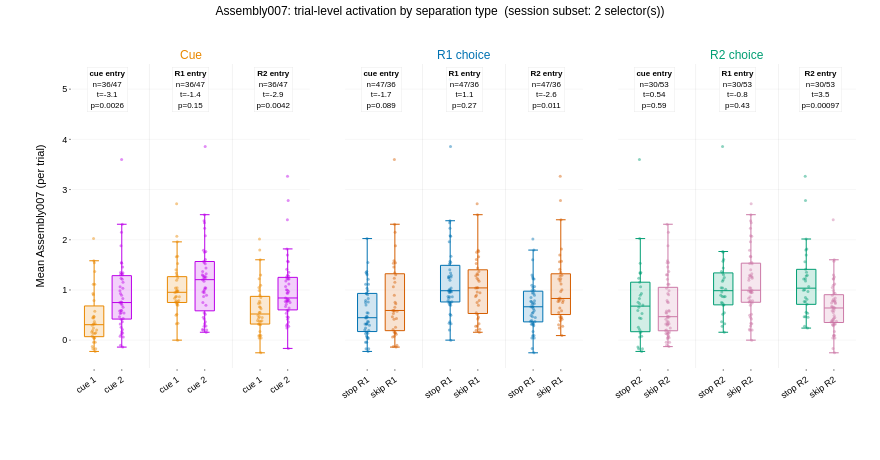

Notebook source saved alongside this figure:
### Code cell
# Pooled trial-level comparisons grouped by SEPARATION TYPE:
#   Col 1 = Cue (cue1 vs cue2)
#   Col 2 = R1 choice (stop_R1 vs skip_R1)
#   Col 3 = R2 choice (stop_R2 vs skip_R2)
# Within each column, three pairs of boxplots correspond to the three
# intervals (cue entry, R1 entry, R2 entry). The cue / R1 / R2 splits mirror
# the data-selection tools in the dash app (wrapper_EnsembleTrialwise.py).
# All trials with a valid cue are used; the expert restriction from cell 6 is
# NOT applied here because the choice_R1 / choice_R2 splits would be
# degenerate within the expert subset.

# Session subset: None (= all sessions) or a list of session-id prefixes / dates.
# e.g. ['2024-12-09', '2024-12-10'] picks both 2024-12-09_* and 2024-12-10_*
# e.g. ['2024-12-09_17-45_rYL006_P1100_LinearTrackStop_26min'] picks one full id
SESSION_SUBSET = ['2024-12-09', '2024-12-09']

# Display order (temporal): cue -> R1 -> R2.  Restricted to intervals present.
INTERVAL_ORDER = ['cue_entry_interval', 'R1_entry_interval', 'R2_entry_interval']
INTERVAL_SHORT = {
    'cue_entry_interval': 'cue entry',
    'R1_entry_interval':  'R1 entry',
    'R2_entry_interval':  'R2 entry',
}

SEPARATION_ORDER = ['cue', 'r1', 'r2']
SEPARATION_TITLES = {'cue': 'Cue', 'r1': 'R1 choice', 'r2': 'R2 choice'}
PAIR_GROUPS = {
    'cue': ('cue1', 'cue2'),
    'r1':  ('stop_R1', 'skip_R1'),
    'r2':  ('stop_R2', 'skip_R2'),
}
PAIR_GROUP_LABELS = {
    'cue': ('cue 1', 'cue 2'),
    'r1':  ('stop R1', 'skip R1'),
    'r2':  ('stop R2', 'skip R2'),
}
PAIR_COL_MAP = {'cue': 'cue_label', 'r1': 'r1_label', 'r2': 'r2_label'}
GROUP_COLORS = {
    ('cue', 'cue1'):    '#e98800',   # CUE_COL_MAP[1]  (orange)
    ('cue', 'cue2'):    '#bc00e9',   # CUE_COL_MAP[2]  (purple)
    ('r1',  'stop_R1'): '#0072B2',   # R1_CHOICE_CMAP stop  (blue)
    ('r1',  'skip_R1'): '#D55E00',   # R1_CHOICE_CMAP skip  (vermilion)
    ('r2',  'stop_R2'): '#009E73',   # R2_CHOICE_CMAP stop  (green)
    ('r2',  'skip_R2'): '#CC79A7',   # R2_CHOICE_CMAP skip  (pink)
}

def _prepare_all_trial_interval_means(t0_ens_, assembly_col, intervals):
    """Trial-level (session, trial, interval) mean of `assembly_col` over all
    valid-cue trials. No expert filter, so the choice_R1 / choice_R2 splits
    carry actual variance.
    """
    df = t0_ens_.copy()
    if isinstance(df.index, pd.MultiIndex) or df.index.name is not None:
        df = df.reset_index()
    df = df[df['interval_name'].isin(intervals)].copy()
    df['cue'] = pd.to_numeric(df['cue'], errors='coerce')
    df = df[df['cue'].isin([1, 2])]
    df = df[df[assembly_col].notna()]
    df['cue_label'] = df['cue'].map({1.0: 'cue1', 2.0: 'cue2'})
    df['r1_label'] = np.where(df['choice_R1'].eq(True), 'stop_R1', 'skip_R1')
    df['r2_label'] = np.where(df['choice_R2'].eq(True), 'stop_R2', 'skip_R2')

    keys = ['session_id', 'trial_id', 'interval_name', 'cue', 'cue_label',
            'choice_R1', 'choice_R2', 'r1_label', 'r2_label']
    means = (df.groupby(keys, dropna=False, as_index=False)[assembly_col]
               .mean()
               .rename(columns={assembly_col: 'assembly_mean'}))
    return means

def _apply_session_subset(trial_means_df, subset):
    if not subset:
        return trial_means_df
    prefixes = [str(p) for p in subset]
    keep = trial_means_df['session_id'].astype(str).apply(
        lambda s: any(s.startswith(p) for p in prefixes)
    )
    return trial_means_df[keep].copy()

trial_means_all = _prepare_all_trial_interval_means(t0_ens, TARGET_ASSEMBLY, INTERVAL_ORDER)
trial_means_all = _apply_session_subset(trial_means_all, SESSION_SUBSET)
intervals_present = [iv for iv in INTERVAL_ORDER if iv in trial_means_all['interval_name'].unique()]
if not intervals_present:
    raise ValueError('No matching intervals after session subset filter.')

n_sessions_used = trial_means_all['session_id'].nunique()
print(f'Sessions used: {n_sessions_used}  |  trial-interval rows: {len(trial_means_all)}')
print(f'Display intervals: {intervals_present}')

# Per-column x-axis layout: 3 pairs (one per interval) at (1,2), (4,5), (7,8).
PAIR_X = [(1.0, 2.0), (4.0, 5.0), (7.0, 8.0)][:len(intervals_present)]
PAIR_CENTER = [float(np.mean(p)) for p in PAIR_X]
X_RANGE = (0.2, 8.8)

FIG_W = 880
FIG_H = 460
M_L, M_R, M_T, M_B = 72, 24, 64, 92

fig = make_subplots(
    rows=1, cols=len(SEPARATION_ORDER),
    shared_yaxes=True,
    horizontal_spacing=0.045,
    subplot_titles=[SEPARATION_TITLES[s] for s in SEPARATION_ORDER],
)

def _stats_text(a, b):
    if len(a) < 2 or len(b) < 2:
        return f'n={len(a)}/{len(b)}<br>n/a'
    res = stats.ttest_ind(a, b, equal_var=False, nan_policy='omit')
    t_stat = float(getattr(res, 'statistic', res[0]))
    p_val = float(getattr(res, 'pvalue', res[1]))
    return (f"n={len(a)}/{len(b)}<br>"
            f"t={t_stat:.2g}<br>"
            f"p={p_val:.2g}")

for col_idx, sep_key in enumerate(SEPARATION_ORDER, start=1):
    g_a, g_b = PAIR_GROUPS[sep_key]
    color_a = GROUP_COLORS[(sep_key, g_a)]
    color_b = GROUP_COLORS[(sep_key, g_b)]
    col_label = PAIR_COL_MAP[sep_key]
    label_a, label_b = PAIR_GROUP_LABELS[sep_key]

    for pair_i, interval in enumerate(intervals_present):
        x_a, x_b = PAIR_X[pair_i]
        sub_int = trial_means_all[trial_means_all['interval_name'] == interval]

        for x_pos, grp, color in ((x_a, g_a, color_a), (x_b, g_b, color_b)):
            vals = sub_int.loc[sub_int[col_label] == grp, 'assembly_mean'].dropna().to_numpy()
            fig.add_trace(
                go.Box(
                    y=vals,
                    x=np.full(len(vals), x_pos),
                    name=grp, legendgroup=grp, showlegend=False,
                    marker=dict(color=color, size=3.0, opacity=0.45, line=dict(width=0)),
                    line=dict(color=color, width=1.0),
                    fillcolor=f'rgba{(*px.colors.hex_to_rgb(color), 0.18)}',
                    boxpoints='all', jitter=0.30, pointpos=0.0, width=0.7,
                    hovertemplate=(f'{interval}<br>{grp}<br>'
                                   f'{TARGET_ASSEMBLY}: %{{y:.4f}}<extra></extra>'),
                ),
                row=1, col=col_idx,
            )

        # Annotation above each pair: interval name + n/t/p stats.
        a_vals = sub_int.loc[sub_int[col_label] == g_a, 'assembly_mean'].dropna().to_numpy()
        b_vals = sub_int.loc[sub_int[col_label] == g_b, 'assembly_mean'].dropna().to_numpy()
        ydom = 'y domain' if col_idx == 1 else f'y{col_idx} domain'
        xref = 'x' if col_idx == 1 else f'x{col_idx}'
        ann_text = f"<b>{INTERVAL_SHORT[interval]}</b><br>{_stats_text(a_vals, b_vals)}"
        fig.add_annotation(
            x=PAIR_CENTER[pair_i], xref=xref,
            y=0.99, yref=ydom,
            text=ann_text,
            showarrow=False, xanchor='center', yanchor='top', align='center',
            font=dict(family='Arial', size=8, color='black'),
            bgcolor='rgba(255,255,255,0.85)', bordercolor='rgba(0,0,0,0.10)', borderwidth=0.4, borderpad=2,
        )

    # x-axis: per-box tick labels — group labels (same per pair within this
    # separation), so the reader always sees which colour is which.
    tickvals = [x for pair in PAIR_X for x in pair]
    ticktext = [label_a, label_b] * len(PAIR_X)
    fig.update_xaxes(
        range=X_RANGE,
        tickmode='array',
        tickvals=tickvals,
        ticktext=ticktext,
        tickangle=-35,
        tickfont=dict(family='Arial', size=9, color='black'),
        showgrid=False, zeroline=False,
        ticks='outside', ticklen=2, tickwidth=0.6,
        row=1, col=col_idx,
    )
    # Faint vertical separators between intervals.
    for x_sep in (3.0, 6.0):
        fig.add_vline(x=x_sep, line=dict(color='rgba(0,0,0,0.10)', width=0.5),
                      row=1, col=col_idx)

# y-axis (shared): grid + title only on the leftmost subplot.
fig.update_yaxes(
    title=dict(text=f'Mean {TARGET_ASSEMBLY} (per trial)',
               font=dict(family='Arial', size=11, color='black')),
    tickfont=dict(family='Arial', size=9, color='black'),
    showgrid=True, gridcolor='rgba(0,0,0,0.07)', gridwidth=0.5,
    zeroline=False, ticks='outside', ticklen=2, tickwidth=0.6,
    row=1, col=1,
)
for col_idx in range(2, len(SEPARATION_ORDER) + 1):
    fig.update_yaxes(showgrid=True, gridcolor='rgba(0,0,0,0.07)', gridwidth=0.5,
                     zeroline=False, row=1, col=col_idx)

session_tag = (f'session subset: {len(SESSION_SUBSET)} selector(s)'
               if SESSION_SUBSET else f'all {n_sessions_used} sessions')
fig.update_layout(
    width=FIG_W, height=FIG_H,
    paper_bgcolor='white', plot_bgcolor='white',
    margin=dict(l=M_L, r=M_R, t=M_T, b=M_B),
    font=dict(family='Arial', size=10, color='black'),
    title=dict(
        text=f'{TARGET_ASSEMBLY}: trial-level activation by separation type  ({session_tag})',
        x=0.5, xanchor='center', y=0.985, yanchor='top',
        font=dict(family='Arial', size=12, color='black'),
    ),
    showlegend=False,
    boxmode='overlay',
)

# Colour subplot titles per separation (matches the dominant pair colour).
SEP_TITLE_COLORS = {
    'cue': GROUP_COLORS[('cue', 'cue1')],   # use the first group's colour as a hint
    'r1':  GROUP_COLORS[('r1',  'stop_R1')],
    'r2':  GROUP_COLORS[('r2',  'stop_R2')],
}
for ann, sep_key in zip(fig.layout.annotations[:len(SEPARATION_ORDER)], SEPARATION_ORDER):
    ann.font = dict(family='Arial', size=12, color=SEP_TITLE_COLORS[sep_key])

fig.show()

# EXPORT_DIR = os.path.join(os.getcwd(), 'figures_thesis_sam')
# os.makedirs(EXPORT_DIR, exist_ok=True)
# svg_path = os.path.join(EXPORT_DIR, f'ensemble_separation_boxplots_by_separation_{TARGET_ASSEMBLY}.svg')
# fig.write_image(svg_path, format='svg', width=FIG_W, height=FIG_H)
# print(f'Wrote {svg_path}')

### Figure 1 — Plotly figure (JSON) as saved in the notebook; plotly's stock layout.template omitted (floating-point values rounded to 4 significant figures)
{"data": [{"boxpoints": "all", "fillcolor": "rgba(233, 136, 0, 0.18)", "hovertemplate": "cue_entry_interval<br>cue1<br>Assembly007: %{y:.4f}<extra></extra>", "jitter": 0.3, "legendgroup": "cue1", "line": {"color": "#e98800", "width": 1}, "marker": {"color": "#e98800", "line": {"width": 0}, "opacity": 0.45, "size": 3}, "name": "cue1", "pointpos": 0, "showlegend": false, "type": "box", "width": 0.7, "x": [1.0, 1.0, 1.0, 1.0, 1.0, 1.0, 1.0, 1.0, 1.0, 1.0, 1.0, 1.0, 1.0, 1.0, 1.0, 1.0, 1.0, 1.0, 1.0, 1.0, 1.0, 1.0, 1.0, 1.0, 1.0, 1.0, 1.0, 1.0, 1.0, 1.0, 1.0, 1.0, 1.0, 1.0, 1.0, 1.0], "xaxis": "x", "y": [2.024, 0.4471, 1.369, 0.9047, 0.201, -0.172, 0.3263, 0.04583, 0.4673, 0.08105, 0.03119, 0.4768, 0.321, -0.04216, 0.1637, 1.115, 0.44, 0.2398, -0.04253, -0.1717, 0.1309, 0.3696, 0.7888, 0.5743, 1.543, 0.136, 0.0574, 0.1475, -0.2247, 0.1944, 1.581, 0.321, 0.2949, -0.1289, 0.9318, 1.112], "yaxis": "y"}, {"boxpoints": "all", "fillcolor": "rgba(188, 0, 233, 0.18)", "hovertemplate": "cue_entry_interval<br>cue2<br>Assembly007: %{y:.4f}<extra></extra>", "jitter": 0.3, "legendgroup": "cue2", "line": {"color": "#bc00e9", "width": 1}, "marker": {"color": "#bc00e9", "line": {"width": 0}, "opacity": 0.45, "size": 3}, "name": "cue2", "pointpos": 0, "showlegend": false, "type": "box", "width": 0.7, "x": [2.0, 2.0, 2.0, 2.0, 2.0, 2.0, 2.0, 2.0, 2.0, 2.0, 2.0, 2.0, 2.0, 2.0, 2.0, 2.0, 2.0, 2.0, 2.0, 2.0, 2.0, 2.0, 2.0, 2.0, 2.0, 2.0, 2.0, 2.0, 2.0, 2.0, 2.0, 2.0, 2.0, 2.0, 2.0, 2.0, 2.0, 2.0, 2.0, 2.0, 2.0, 2.0, 2.0, 2.0, 2.0, 2.0, 2.0], "xaxis": "x", "y": [1.213, 1.349, 0.7489, 1.33, 1.879, 0.1167, 0.3214, 0.3687, 0.5926, 1.066, 1.546, 1.302, 0.5785, 0.2563, 2.309, 1.304, 0.5426, 1.155, 0.8922, 0.9293, 0.7529, 0.7015, 0.5325, 0.4336, 0.8312, 0.21, 0.1681, 1.235, 0.1422, 0.9863, 1.531, 1.033, 1.344, 0.4667, 0.0621, 0.4155, 0.5464, 3.6, 0.07958, -0.1381, 0.6545, 0.5896, 0.7238, 0.762, 1.455, -0.09977, 2.151], "yaxis": "y"}, {"boxpoints": "all", "fillcolor": "rgba(233, 136, 0, 0.18)", "hovertemplate": "R1_entry_interval<br>cue1<br>Assembly007: %{y:.4f}<extra></extra>", "jitter": 0.3, "legendgroup": "cue1", "line": {"color": "#e98800", "width": 1}, "marker": {"color": "#e98800", "line": {"width": 0}, "opacity": 0.45, "size": 3}, "name": "cue1", "pointpos": 0, "showlegend": false, "type": "box", "width": 0.7, "x": [4.0, 4.0, 4.0, 4.0, 4.0, 4.0, 4.0, 4.0, 4.0, 4.0, 4.0, 4.0, 4.0, 4.0, 4.0, 4.0, 4.0, 4.0, 4.0, 4.0, 4.0, 4.0, 4.0, 4.0, 4.0, 4.0, 4.0, 4.0, 4.0, 4.0, 4.0, 4.0, 4.0, 4.0, 4.0, 4.0], "xaxis": "x", "y": [0.8681, 0.7588, 1.402, 0.3271, 0.9627, 0.7033, 0.9479, 1.239, 0.0003834, 0.9847, 0.4949, 1.291, 0.6972, 0.833, 0.9954, 1.04, 0.8623, 0.3391, 0.786, 0.7414, 0.7426, 0.7668, 2.069, 1.529, 1.66, 0.977, 0.8659, 1.044, 1.34, 1.669, 2.716, 0.5177, 1.958, 0.79, 0.9591, 1.194], "yaxis": "y"}, {"boxpoints": "all", "fillcolor": "rgba(188, 0, 233, 0.18)", "hovertemplate": "R1_entry_interval<br>cue2<br>Assembly007: %{y:.4f}<extra></extra>", "jitter": 0.3, "legendgroup": "cue2", "line": {"color": "#bc00e9", "width": 1}, "marker": {"color": "#bc00e9", "line": {"width": 0}, "opacity": 0.45, "size": 3}, "name": "cue2", "pointpos": 0, "showlegend": false, "type": "box", "width": 0.7, "x": [5.0, 5.0, 5.0, 5.0, 5.0, 5.0, 5.0, 5.0, 5.0, 5.0, 5.0, 5.0, 5.0, 5.0, 5.0, 5.0, 5.0, 5.0, 5.0, 5.0, 5.0, 5.0, 5.0, 5.0, 5.0, 5.0, 5.0, 5.0, 5.0, 5.0, 5.0, 5.0, 5.0, 5.0, 5.0, 5.0, 5.0, 5.0, 5.0, 5.0, 5.0, 5.0, 5.0, 5.0, 5.0, 5.0, 5.0], "xaxis": "x", "y": [1.52, 0.3689, 0.9803, 1.573, 0.9463, 1.324, 1.275, 2.08, 1.284, 0.696, 0.2019, 0.1977, 2.499, 0.515, 1.789, 1.256, 2.379, 0.7484, 1.766, 1.013, 1.04, 1.246, 1.608, 0.279, 3.858, 1.303, 0.5471, 1.367, 0.3288, 2.231, 1.042, 5.199, 0.9574, 0.2184, 0.1576, 0.2819, 1.548, 1.436, 0.87, 0.8963, 1.175, 1.205, 1.752, 2.337, 1.234, 0.4206, 0.4572], "yaxis": "y"}, {"boxpoints": "all", "fillcolor": "rgba(233, 136, 0, 0.18)", "hovertemplate": "R2_entry_interval<br>cue1<br>Assembly007: %{y:.4f}<extra></extra>", "jitter": 0.3, "legendgroup": "cue1", "line": {"color": "#e98800", "width": 1}, "marker": {"color": "#e98800", "line": {"width": 0}, "opacity": 0.45, "size": 3}, "name": "cue1", "pointpos": 0, "showlegend": false, "type": "box", "width": 0.7, "x": [7.0, 7.0, 7.0, 7.0, 7.0, 7.0, 7.0, 7.0, 7.0, 7.0, 7.0, 7.0, 7.0, 7.0, 7.0, 7.0, 7.0, 7.0, 7.0, 7.0, 7.0, 7.0, 7.0, 7.0, 7.0, 7.0, 7.0, 7.0, 7.0, 7.0, 7.0, 7.0, 7.0, 7.0, 7.0, 7.0], "xaxis": "x", "y": [0.8488, 0.3925, 1.221, 0.8955, 0.6649, 1.794, 0.3754, 0.4886, 1.601, 0.09179, 0.1733, 0.7387, 0.7742, 0.6562, 0.4503, 0.3226, 2.015, 0.9879, 0.372, 0.558, -0.252, 0.6266, 1.3, 0.3086, 0.09093, 0.04386, 1.094, 0.5532, 0.4652, 0.08722, 0.3868, 0.04228, 0.3186, 0.4363, 1.049, 0.7317], "yaxis": "y"}, {"boxpoints": "all", "fillcolor": "rgba(188, 0, 233, 0.18)", "hovertemplate": "R2_entry_interval<br>cue2<br>Assembly007: %{y:.4f}<extra></extra>", "jitter": 0.3, "legendgroup": "cue2", "line": {"color": "#bc00e9", "width": 1}, "marker": {"color": "#bc00e9", "line": {"width": 0}, "opacity": 0.45, "size": 3}, "name": "cue2", "pointpos": 0, "showlegend": false, "type": "box", "width": 0.7, "x": [8.0, 8.0, 8.0, 8.0, 8.0, 8.0, 8.0, 8.0, 8.0, 8.0, 8.0, 8.0, 8.0, 8.0, 8.0, 8.0, 8.0, 8.0, 8.0, 8.0, 8.0, 8.0, 8.0, 8.0, 8.0, 8.0, 8.0, 8.0, 8.0, 8.0, 8.0, 8.0, 8.0, 8.0, 8.0, 8.0, 8.0, 8.0, 8.0, 8.0, 8.0, 8.0, 8.0, 8.0, 8.0, 8.0, 8.0], "xaxis": "x", "y": [-0.1648, 0.994, 0.5899, 0.7642, 0.7781, 0.7898, 0.3612, 0.2865, 0.4147, 1.697, 0.7826, 0.5853, 1.571, 0.7704, 0.7498, 0.9355, 1.26, 1.562, 1.818, 0.5359, 1.223, 1.067, 0.4564, 1.28, 0.7134, 1.292, 0.8127, 0.2772, 0.4665, 1.216, 3.266, 0.6685, 1.411, 2.398, 1.219, 0.6407, 0.9405, 1.352, 0.2405, 0.9694, 1.004, 1.179, 2.781, 0.316, 1.116, 0.8207, 0.8401], "yaxis": "y"}, {"boxpoints": "all", "fillcolor": "rgba(0, 114, 178, 0.18)", "hovertemplate": "cue_entry_interval<br>stop_R1<br>Assembly007: %{y:.4f}<extra></extra>", "jitter": 0.3, "legendgroup": "stop_R1", "line": {"color": "#0072B2", "width": 1}, "marker": {"color": "#0072B2", "line": {"width": 0}, "opacity": 0.45, "size": 3}, "name": "stop_R1", "pointpos": 0, "showlegend": false, "type": "box", "width": 0.7, "x": [1.0, 1.0, 1.0, 1.0, 1.0, 1.0, 1.0, 1.0, 1.0, 1.0, 1.0, 1.0, 1.0, 1.0, 1.0, 1.0, 1.0, 1.0, 1.0, 1.0, 1.0, 1.0, 1.0, 1.0, 1.0, 1.0, 1.0, 1.0, 1.0, 1.0, 1.0, 1.0, 1.0, 1.0, 1.0, 1.0, 1.0, 1.0, 1.0, 1.0, 1.0, 1.0, 1.0, 1.0, 1.0, 1.0, 1.0], "xaxis": "x2", "y": [2.024, 0.4471, 1.213, 1.369, 1.349, 0.7489, 0.9047, 1.33, 0.201, -0.172, 0.3263, 0.04583, 0.4673, 0.3214, 0.08105, 0.03119, 0.4768, 0.3687, 0.321, 1.546, -0.04216, 0.1637, 1.304, 1.115, 0.44, 0.5426, 0.9293, 0.7015, 0.2398, -0.04253, 0.8312, -0.1717, 0.1309, 0.3696, 0.9863, 0.7888, 1.033, 0.5464, 0.136, 0.0574, -0.2247, 0.1944, 0.762, 0.321, 0.2949, 0.9318, 1.112], "yaxis": "y2"}, {"boxpoints": "all", "fillcolor": "rgba(213, 94, 0, 0.18)", "hovertemplate": "cue_entry_interval<br>skip_R1<br>Assembly007: %{y:.4f}<extra></extra>", "jitter": 0.3, "legendgroup": "skip_R1", "line": {"color": "#D55E00", "width": 1}, "marker": {"color": "#D55E00", "line": {"width": 0}, "opacity": 0.45, "size": 3}, "name": "skip_R1", "pointpos": 0, "showlegend": false, "type": "box", "width": 0.7, "x": [2.0, 2.0, 2.0, 2.0, 2.0, 2.0, 2.0, 2.0, 2.0, 2.0, 2.0, 2.0, 2.0, 2.0, 2.0, 2.0, 2.0, 2.0, 2.0, 2.0, 2.0, 2.0, 2.0, 2.0, 2.0, 2.0, 2.0, 2.0, 2.0, 2.0, 2.0, 2.0, 2.0, 2.0, 2.0, 2.0], "xaxis": "x2", "y": [1.879, 0.1167, 0.5926, 1.066, 1.302, 0.5785, 0.2563, 2.309, 1.155, 0.8922, 0.7529, 0.5325, 0.4336, 0.21, 0.1681, 1.235, 0.1422, 0.5743, 1.531, 1.543, 1.344, 0.4667, 0.0621, 0.4155, 3.6, 0.07958, -0.1381, 0.1475, 0.6545, 0.5896, 0.7238, 1.581, 1.455, -0.1289, -0.09977, 2.151], "yaxis": "y2"}, {"boxpoints": "all", "fillcolor": "rgba(0, 114, 178, 0.18)", "hovertemplate": "R1_entry_interval<br>stop_R1<br>Assembly007: %{y:.4f}<extra></extra>", "jitter": 0.3, "legendgroup": "stop_R1", "line": {"color": "#0072B2", "width": 1}, "marker": {"color": "#0072B2", "line": {"width": 0}, "opacity": 0.45, "size": 3}, "name": "stop_R1", "pointpos": 0, "showlegend": false, "type": "box", "width": 0.7, "x": [4.0, 4.0, 4.0, 4.0, 4.0, 4.0, 4.0, 4.0, 4.0, 4.0, 4.0, 4.0, 4.0, 4.0, 4.0, 4.0, 4.0, 4.0, 4.0, 4.0, 4.0, 4.0, 4.0, 4.0, 4.0, 4.0, 4.0, 4.0, 4.0, 4.0, 4.0, 4.0, 4.0, 4.0, 4.0, 4.0, 4.0, 4.0, 4.0, 4.0, 4.0, 4.0, 4.0, 4.0, 4.0, 4.0, 4.0], "xaxis": "x2", "y": [0.8681, 0.7588, 1.52, 1.402, 0.3689, 0.9803, 0.3271, 1.573, 0.9627, 0.7033, 0.9479, 1.239, 0.0003834, 1.275, 0.9847, 0.4949, 1.291, 2.08, 0.6972, 0.2019, 0.833, 0.9954, 1.256, 1.04, 0.8623, 2.379, 1.013, 1.246, 0.3391, 0.786, 3.858, 0.7414, 0.7426, 0.7668, 2.231, 2.069, 5.199, 1.548, 0.977, 0.8659, 1.34, 1.669, 2.337, 0.5177, 1.958, 0.9591, 1.194], "yaxis": "y2"}, {"boxpoints": "all", "fillcolor": "rgba(213, 94, 0, 0.18)", "hovertemplate": "R1_entry_interval<br>skip_R1<br>Assembly007: %{y:.4f}<extra></extra>", "jitter": 0.3, "legendgroup": "skip_R1", "line": {"color": "#D55E00", "width": 1}, "marker": {"color": "#D55E00", "line": {"width": 0}, "opacity": 0.45, "size": 3}, "name": "skip_R1", "pointpos": 0, "showlegend": false, "type": "box", "width": 0.7, "x": [5.0, 5.0, 5.0, 5.0, 5.0, 5.0, 5.0, 5.0, 5.0, 5.0, 5.0, 5.0, 5.0, 5.0, 5.0, 5.0, 5.0, 5.0, 5.0, 5.0, 5.0, 5.0, 5.0, 5.0, 5.0, 5.0, 5.0, 5.0, 5.0, 5.0, 5.0, 5.0, 5.0, 5.0, 5.0, 5.0], "xaxis": "x2", "y": [0.9463, 1.324, 1.284, 0.696, 0.1977, 2.499, 0.515, 1.789, 0.7484, 1.766, 1.04, 1.608, 0.279, 1.303, 0.5471, 1.367, 0.3288, 1.529, 1.042, 1.66, 0.9574, 0.2184, 0.1576, 0.2819, 1.436, 0.87, 0.8963, 1.044, 1.175, 1.205, 1.752, 2.716, 1.234, 0.79, 0.4206, 0.4572], "yaxis": "y2"}, {"boxpoints": "all", "fillcolor": "rgba(0, 114, 178, 0.18)", "hovertemplate": "R2_entry_interval<br>stop_R1<br>Assembly007: %{y:.4f}<extra></extra>", "jitter": 0.3, "legendgroup": "stop_R1", "line": {"color": "#0072B2", "width": 1}, "marker": {"color": "#0072B2", "line": {"width": 0}, "opacity": 0.45, "size": 3}, "name": "stop_R1", "pointpos": 0, "showlegend": false, "type": "box", "width": 0.7, "x": [7.0, 7.0, 7.0, 7.0, 7.0, 7.0, 7.0, 7.0, 7.0, 7.0, 7.0, 7.0, 7.0, 7.0, 7.0, 7.0, 7.0, 7.0, 7.0, 7.0, 7.0, 7.0, 7.0, 7.0, 7.0, 7.0, 7.0, 7.0, 7.0, 7.0, 7.0, 7.0, 7.0, 7.0, 7.0, 7.0, 7.0, 7.0, 7.0, 7.0, 7.0, 7.0, 7.0, 7.0, 7.0, 7.0, 7.0], "xaxis": "x2", "y": [0.8488, 0.3925, -0.1648, 1.221, 0.994, 0.5899, 0.8955, 0.7642, 0.6649, 1.794, 0.3754, 0.4886, 1.601, 0.3612, 0.09179, 0.1733, 0.7387, 0.2865, 0.7742, 0.7826, 0.6562, 0.4503, 0.9355, 0.3226, 2.015, 1.26, 0.5359, 1.067, 0.9879, 0.372, 0.7134, 0.558, -0.252, 0.6266, 1.216, 1.3, 0.6685, 0.9405, 0.04386, 1.094, 0.4652, 0.08722, 0.316, 0.04228, 0.3186, 1.049, 0.7317], "yaxis": "y2"}, {"boxpoints": "all", "fillcolor": "rgba(213, 94, 0, 0.18)", "hovertemplate": "R2_entry_interval<br>skip_R1<br>Assembly007: %{y:.4f}<extra></extra>", "jitter": 0.3, "legendgroup": "skip_R1", "line": {"color": "#D55E00", "width": 1}, "marker": {"color": "#D55E00", "line": {"width": 0}, "opacity": 0.45, "size": 3}, "name": "skip_R1", "pointpos": 0, "showlegend": false, "type": "box", "width": 0.7, "x": [8.0, 8.0, 8.0, 8.0, 8.0, 8.0, 8.0, 8.0, 8.0, 8.0, 8.0, 8.0, 8.0, 8.0, 8.0, 8.0, 8.0, 8.0, 8.0, 8.0, 8.0, 8.0, 8.0, 8.0, 8.0, 8.0, 8.0, 8.0, 8.0, 8.0, 8.0, 8.0, 8.0, 8.0, 8.0, 8.0], "xaxis": "x2", "y": [0.7781, 0.7898, 0.4147, 1.697, 0.5853, 1.571, 0.7704, 0.7498, 1.562, 1.818, 1.223, 0.4564, 1.28, 1.292, 0.8127, 0.2772, 0.4665, 0.3086, 3.266, 0.09093, 1.411, 2.398, 1.219, 0.6407, 1.352, 0.2405, 0.9694, 0.5532, 1.004, 1.179, 2.781, 0.3868, 1.116, 0.4363, 0.8207, 0.8401], "yaxis": "y2"}, {"boxpoints": "all", "fillcolor": "rgba(0, 158, 115, 0.18)", "hovertemplate": "cue_entry_interval<br>stop_R2<br>Assembly007: %{y:.4f}<extra></extra>", "jitter": 0.3, "legendgroup": "stop_R2", "line": {"color": "#009E73", "width": 1}, "marker": {"color": "#009E73", "line": {"width": 0}, "opacity": 0.45, "size": 3}, "name": "stop_R2", "pointpos": 0, "showlegend": false, "type": "box", "width": 0.7, "x": [1.0, 1.0, 1.0, 1.0, 1.0, 1.0, 1.0, 1.0, 1.0, 1.0, 1.0, 1.0, 1.0, 1.0, 1.0, 1.0, 1.0, 1.0, 1.0, 1.0, 1.0, 1.0, 1.0, 1.0, 1.0, 1.0, 1.0, 1.0, 1.0, 1.0], "xaxis": "x3", "y": [2.024, 1.349, 1.33, -0.172, 1.066, 0.2563, 0.44, 1.155, 0.8922, 0.9293, 0.7529, 0.7015, 0.5325, 0.4336, 0.8312, 0.21, 0.1681, 1.235, 0.1422, -0.1717, 1.531, 1.344, 0.0621, 3.6, 0.07958, -0.1381, 0.6545, -0.2247, 0.5896, 0.7238], "yaxis": "y3"}, {"boxpoints": "all", "fillcolor": "rgba(204, 121, 167, 0.18)", "hovertemplate": "cue_entry_interval<br>skip_R2<br>Assembly007: %{y:.4f}<extra></extra>", "jitter": 0.3, "legendgroup": "skip_R2", "line": {"color": "#CC79A7", "width": 1}, "marker": {"color": "#CC79A7", "line": {"width": 0}, "opacity": 0.45, "size": 3}, "name": "skip_R2", "pointpos": 0, "showlegend": false, "type": "box", "width": 0.7, "x": [2.0, 2.0, 2.0, 2.0, 2.0, 2.0, 2.0, 2.0, 2.0, 2.0, 2.0, 2.0, 2.0, 2.0, 2.0, 2.0, 2.0, 2.0, 2.0, 2.0, 2.0, 2.0, 2.0, 2.0, 2.0, 2.0, 2.0, 2.0, 2.0, 2.0, 2.0, 2.0, 2.0, 2.0, 2.0, 2.0, 2.0, 2.0, 2.0, 2.0, 2.0, 2.0, 2.0, 2.0, 2.0, 2.0, 2.0, 2.0, 2.0, 2.0, 2.0, 2.0, 2.0], "xaxis": "x3", "y": [0.4471, 1.213, 1.369, 0.7489, 0.9047, 1.879, 0.201, 0.1167, 0.3263, 0.04583, 0.4673, 0.3214, 0.08105, 0.03119, 0.4768, 0.3687, 0.5926, 0.321, 1.546, 1.302, 0.5785, -0.04216, 0.1637, 2.309, 1.304, 1.115, 0.5426, 0.2398, -0.04253, 0.1309, 0.3696, 0.9863, 0.7888, 0.5743, 1.033, 1.543, 0.4667, 0.4155, 0.5464, 0.136, 0.0574, 0.1475, 0.1944, 1.581, 0.762, 1.455, 0.321, 0.2949, -0.1289, -0.09977, 0.9318, 1.112, 2.151], "yaxis": "y3"}, {"boxpoints": "all", "fillcolor": "rgba(0, 158, 115, 0.18)", "hovertemplate": "R1_entry_interval<br>stop_R2<br>Assembly007: %{y:.4f}<extra></extra>", "jitter": 0.3, "legendgroup": "stop_R2", "line": {"color": "#009E73", "width": 1}, "marker": {"color": "#009E73", "line": {"width": 0}, "opacity": 0.45, "size": 3}, "name": "stop_R2", "pointpos": 0, "showlegend": false, "type": "box", "width": 0.7, "x": [4.0, 4.0, 4.0, 4.0, 4.0, 4.0, 4.0, 4.0, 4.0, 4.0, 4.0, 4.0, 4.0, 4.0, 4.0, 4.0, 4.0, 4.0, 4.0, 4.0, 4.0, 4.0, 4.0, 4.0, 4.0, 4.0, 4.0, 4.0, 4.0, 4.0], "xaxis": "x3", "y": [0.8681, 0.3689, 1.573, 0.7033, 0.696, 0.515, 0.8623, 0.7484, 1.766, 1.013, 1.04, 1.246, 1.608, 0.279, 3.858, 1.303, 0.5471, 1.367, 0.3288, 0.7414, 1.042, 0.9574, 0.1576, 1.436, 0.87, 0.8963, 1.175, 1.34, 1.205, 1.752], "yaxis": "y3"}, {"boxpoints": "all", "fillcolor": "rgba(204, 121, 167, 0.18)", "hovertemplate": "R1_entry_interval<br>skip_R2<br>Assembly007: %{y:.4f}<extra></extra>", "jitter": 0.3, "legendgroup": "skip_R2", "line": {"color": "#CC79A7", "width": 1}, "marker": {"color": "#CC79A7", "line": {"width": 0}, "opacity": 0.45, "size": 3}, "name": "skip_R2", "pointpos": 0, "showlegend": false, "type": "box", "width": 0.7, "x": [5.0, 5.0, 5.0, 5.0, 5.0, 5.0, 5.0, 5.0, 5.0, 5.0, 5.0, 5.0, 5.0, 5.0, 5.0, 5.0, 5.0, 5.0, 5.0, 5.0, 5.0, 5.0, 5.0, 5.0, 5.0, 5.0, 5.0, 5.0, 5.0, 5.0, 5.0, 5.0, 5.0, 5.0, 5.0, 5.0, 5.0, 5.0, 5.0, 5.0, 5.0, 5.0, 5.0, 5.0, 5.0, 5.0, 5.0, 5.0, 5.0, 5.0, 5.0, 5.0, 5.0], "xaxis": "x3", "y": [0.7588, 1.52, 1.402, 0.9803, 0.3271, 0.9463, 0.9627, 1.324, 0.9479, 1.239, 0.0003834, 1.275, 0.9847, 0.4949, 1.291, 2.08, 1.284, 0.6972, 0.2019, 0.1977, 2.499, 0.833, 0.9954, 1.789, 1.256, 1.04, 2.379, 0.3391, 0.786, 0.7426, 0.7668, 2.231, 2.069, 1.529, 5.199, 1.66, 0.2184, 0.2819, 1.548, 0.977, 0.8659, 1.044, 1.669, 2.716, 2.337, 1.234, 0.5177, 1.958, 0.79, 0.4206, 0.9591, 1.194, 0.4572], "yaxis": "y3"}, {"boxpoints": "all", "fillcolor": "rgba(0, 158, 115, 0.18)", "hovertemplate": "R2_entry_interval<br>stop_R2<br>Assembly007: %{y:.4f}<extra></extra>", "jitter": 0.3, "legendgroup": "stop_R2", "line": {"color": "#009E73", "width": 1}, "marker": {"color": "#009E73", "line": {"width": 0}, "opacity": 0.45, "size": 3}, "name": "stop_R2", "pointpos": 0, "showlegend": false, "type": "box", "width": 0.7, "x": [7.0, 7.0, 7.0, 7.0, 7.0, 7.0, 7.0, 7.0, 7.0, 7.0, 7.0, 7.0, 7.0, 7.0, 7.0, 7.0, 7.0, 7.0, 7.0, 7.0, 7.0, 7.0, 7.0, 7.0, 7.0, 7.0, 7.0, 7.0, 7.0, 7.0], "xaxis": "x3", "y": [0.8488, 0.994, 0.7642, 1.794, 1.697, 0.7704, 2.015, 1.562, 1.818, 0.5359, 1.223, 1.067, 0.4564, 1.28, 0.7134, 1.292, 0.8127, 0.2772, 0.4665, 0.558, 3.266, 1.411, 1.219, 1.352, 0.2405, 0.9694, 1.004, 0.4652, 1.179, 2.781], "yaxis": "y3"}, {"boxpoints": "all", "fillcolor": "rgba(204, 121, 167, 0.18)", "hovertemplate": "R2_entry_interval<br>skip_R2<br>Assembly007: %{y:.4f}<extra></extra>", "jitter": 0.3, "legendgroup": "skip_R2", "line": {"color": "#CC79A7", "width": 1}, "marker": {"color": "#CC79A7", "line": {"width": 0}, "opacity": 0.45, "size": 3}, "name": "skip_R2", "pointpos": 0, "showlegend": false, "type": "box", "width": 0.7, "x": [8.0, 8.0, 8.0, 8.0, 8.0, 8.0, 8.0, 8.0, 8.0, 8.0, 8.0, 8.0, 8.0, 8.0, 8.0, 8.0, 8.0, 8.0, 8.0, 8.0, 8.0, 8.0, 8.0, 8.0, 8.0, 8.0, 8.0, 8.0, 8.0, 8.0, 8.0, 8.0, 8.0, 8.0, 8.0, 8.0, 8.0, 8.0, 8.0, 8.0, 8.0, 8.0, 8.0, 8.0, 8.0, 8.0, 8.0, 8.0, 8.0, 8.0, 8.0, 8.0, 8.0], "xaxis": "x3", "y": [0.3925, -0.1648, 1.221, 0.5899, 0.8955, 0.7781, 0.6649, 0.7898, 0.3754, 0.4886, 1.601, 0.3612, 0.09179, 0.1733, 0.7387, 0.2865, 0.4147, 0.7742, 0.7826, 0.5853, 1.571, 0.6562, 0.4503, 0.7498, 0.9355, 0.3226, 1.26, 0.9879, 0.372, -0.252, 0.6266, 1.216, 1.3, 0.3086, 0.6685, 0.09093, 2.398, 0.6407, 0.9405, 0.04386, 1.094, 0.5532, 0.08722, 0.3868, 0.316, 1.116, 0.04228, 0.3186, 0.4363, 0.8207, 1.049, 0.7317, 0.8401], "yaxis": "y3"}], "layout": {"annotations": [{"font": {"color": "#e98800", "family": "Arial", "size": 12}, "showarrow": false, "text": "Cue", "x": 0.1517, "xanchor": "center", "xref": "paper", "y": 1, "yanchor": "bottom", "yref": "paper"}, {"font": {"color": "#0072B2", "family": "Arial", "size": 12}, "showarrow": false, "text": "R1 choice", "x": 0.5, "xanchor": "center", "xref": "paper", "y": 1, "yanchor": "bottom", "yref": "paper"}, {"font": {"color": "#009E73", "family": "Arial", "size": 12}, "showarrow": false, "text": "R2 choice", "x": 0.8483, "xanchor": "center", "xref": "paper", "y": 1, "yanchor": "bottom", "yref": "paper"}, {"align": "center", "bgcolor": "rgba(255,255,255,0.85)", "bordercolor": "rgba(0,0,0,0.10)", "borderpad": 2, "borderwidth": 0.4, "font": {"color": "black", "family": "Arial", "size": 8}, "showarrow": false, "text": "<b>cue entry</b><br>n=36/47<br>t=-3.1<br>p=0.0026", "x": 1.5, "xanchor": "center", "xref": "x", "y": 0.99, "yanchor": "top", "yref": "y domain"}, {"align": "center", "bgcolor": "rgba(255,255,255,0.85)", "bordercolor": "rgba(0,0,0,0.10)", "borderpad": 2, "borderwidth": 0.4, "font": {"color": "black", "family": "Arial", "size": 8}, "showarrow": false, "text": "<b>R1 entry</b><br>n=36/47<br>t=-1.4<br>p=0.15", "x": 4.5, "xanchor": "center", "xref": "x", "y": 0.99, "yanchor": "top", "yref": "y domain"}, {"align": "center", "bgcolor": "rgba(255,255,255,0.85)", "bordercolor": "rgba(0,0,0,0.10)", "borderpad": 2, "borderwidth": 0.4, "font": {"color": "black", "family": "Arial", "size": 8}, "showarrow": false, "text": "<b>R2 entry</b><br>n=36/47<br>t=-2.9<br>p=0.0042", "x": 7.5, "xanchor": "center", "xref": "x", "y": 0.99, "yanchor": "top", "yref": "y domain"}, {"align": "center", "bgcolor": "rgba(255,255,255,0.85)", "bordercolor": "rgba(0,0,0,0.10)", "borderpad": 2, "borderwidth": 0.4, "font": {"color": "black", "family": "Arial", "size": 8}, "showarrow": false, "text": "<b>cue entry</b><br>n=47/36<br>t=-1.7<br>p=0.089", "x": 1.5, "xanchor": "center", "xref": "x2", "y": 0.99, "yanchor": "top", "yref": "y2 domain"}, {"align": "center", "bgcolor": "rgba(255,255,255,0.85)", "bordercolor": "rgba(0,0,0,0.10)", "borderpad": 2, "borderwidth": 0.4, "font": {"color": "black", "family": "Arial", "size": 8}, "showarrow": false, "text": "<b>R1 entry</b><br>n=47/36<br>t=1.1<br>p=0.27", "x": 4.5, "xanchor": "center", "xref": "x2", "y": 0.99, "yanchor": "top", "yref": "y2 domain"}, {"align": "center", "bgcolor": "rgba(255,255,255,0.85)", "bordercolor": "rgba(0,0,0,0.10)", "borderpad": 2, "borderwidth": 0.4, "font": {"color": "black", "family": "Arial", "size": 8}, "showarrow": false, "text": "<b>R2 entry</b><br>n=47/36<br>t=-2.6<br>p=0.011", "x": 7.5, "xanchor": "center", "xref": "x2", "y": 0.99, "yanchor": "top", "yref": "y2 domain"}, {"align": "center", "bgcolor": "rgba(255,255,255,0.85)", "bordercolor": "rgba(0,0,0,0.10)", "borderpad": 2, "borderwidth": 0.4, "font": {"color": "black", "family": "Arial", "size": 8}, "showarrow": false, "text": "<b>cue entry</b><br>n=30/53<br>t=0.54<br>p=0.59", "x": 1.5, "xanchor": "center", "xref": "x3", "y": 0.99, "yanchor": "top", "yref": "y3 domain"}, {"align": "center", "bgcolor": "rgba(255,255,255,0.85)", "bordercolor": "rgba(0,0,0,0.10)", "borderpad": 2, "borderwidth": 0.4, "font": {"color": "black", "family": "Arial", "size": 8}, "showarrow": false, "text": "<b>R1 entry</b><br>n=30/53<br>t=-0.8<br>p=0.43", "x": 4.5, "xanchor": "center", "xref": "x3", "y": 0.99, "yanchor": "top", "yref": "y3 domain"}, {"align": "center", "bgcolor": "rgba(255,255,255,0.85)", "bordercolor": "rgba(0,0,0,0.10)", "borderpad": 2, "borderwidth": 0.4, "font": {"color": "black", "family": "Arial", "size": 8}, "showarrow": false, "text": "<b>R2 entry</b><br>n=30/53<br>t=3.5<br>p=0.00097", "x": 7.5, "xanchor": "center", "xref": "x3", "y": 0.99, "yanchor": "top", "yref": "y3 domain"}], "boxmode": "overlay", "font": {"color": "black", "family": "Arial", "size": 10}, "height": 460, "margin": {"b": 92, "l": 72, "r": 24, "t": 64}, "paper_bgcolor": "white", "plot_bgcolor": "white", "shapes": [{"line": {"color": "rgba(0,0,0,0.10)", "width": 0.5}, "type": "line", "x0": 3, "x1": 3, "xref": "x", "y0": 0, "y1": 1, "yref": "y domain"}, {"line": {"color": "rgba(0,0,0,0.10)", "width": 0.5}, "type": "line", "x0": 6, "x1": 6, "xref": "x", "y0": 0, "y1": 1, "yref": "y domain"}, {"line": {"color": "rgba(0,0,0,0.10)", "width": 0.5}, "type": "line", "x0": 3, "x1": 3, "xref": "x2", "y0": 0, "y1": 1, "yref": "y2 domain"}, {"line": {"color": "rgba(0,0,0,0.10)", "width": 0.5}, "type": "line", "x0": 6, "x1": 6, "xref": "x2", "y0": 0, "y1": 1, "yref": "y2 domain"}, {"line": {"color": "rgba(0,0,0,0.10)", "width": 0.5}, "type": "line", "x0": 3, "x1": 3, "xref": "x3", "y0": 0, "y1": 1, "yref": "y3 domain"}, {"line": {"color": "rgba(0,0,0,0.10)", "width": 0.5}, "type": "line", "x0": 6, "x1": 6, "xref": "x3", "y0": 0, "y1": 1, "yref": "y3 domain"}], "showlegend": false, "title": {"font": {"color": "black", "family": "Arial", "size": 12}, "text": "Assembly007: trial-level activation by separation type  (session subset: 2 selector(s))", "x": 0.5, "xanchor": "center", "y": 0.985, "yanchor": "top"}, "width": 880, "xaxis": {"anchor": "y", "domain": [0, 0.3033], "range": [0.2, 8.8], "showgrid": false, "tickangle": -35, "tickfont": {"color": "black", "family": "Arial", "size": 9}, "ticklen": 2, "tickmode": "array", "ticks": "outside", "ticktext": ["cue 1", "cue 2", "cue 1", "cue 2", "cue 1", "cue 2"], "tickvals": [1, 2, 4, 5, 7, 8], "tickwidth": 0.6, "zeroline": false}, "xaxis2": {"anchor": "y2", "domain": [0.3483, 0.6517], "range": [0.2, 8.8], "showgrid": false, "tickangle": -35, "tickfont": {"color": "black", "family": "Arial", "size": 9}, "ticklen": 2, "tickmode": "array", "ticks": "outside", "ticktext": ["stop R1", "skip R1", "stop R1", "skip R1", "stop R1", "skip R1"], "tickvals": [1, 2, 4, 5, 7, 8], "tickwidth": 0.6, "zeroline": false}, "xaxis3": {"anchor": "y3", "domain": [0.6967, 1], "range": [0.2, 8.8], "showgrid": false, "tickangle": -35, "tickfont": {"color": "black", "family": "Arial", "size": 9}, "ticklen": 2, "tickmode": "array", "ticks": "outside", "ticktext": ["stop R2", "skip R2", "stop R2", "skip R2", "stop R2", "skip R2"], "tickvals": [1, 2, 4, 5, 7, 8], "tickwidth": 0.6, "zeroline": false}, "yaxis": {"anchor": "x", "domain": [0, 1], "gridcolor": "rgba(0,0,0,0.07)", "gridwidth": 0.5, "showgrid": true, "tickfont": {"color": "black", "family": "Arial", "size": 9}, "ticklen": 2, "ticks": "outside", "tickwidth": 0.6, "title": {"font": {"color": "black", "family": "Arial", "size": 11}, "text": "Mean Assembly007 (per trial)"}, "zeroline": false}, "yaxis2": {"anchor": "x2", "domain": [0, 1], "gridcolor": "rgba(0,0,0,0.07)", "gridwidth": 0.5, "matches": "y", "showgrid": true, "showticklabels": false, "zeroline": false}, "yaxis3": {"anchor": "x3", "domain": [0, 1], "gridcolor": "rgba(0,0,0,0.07)", "gridwidth": 0.5, "matches": "y", "showgrid": true, "showticklabels": false, "zeroline": false}}}
